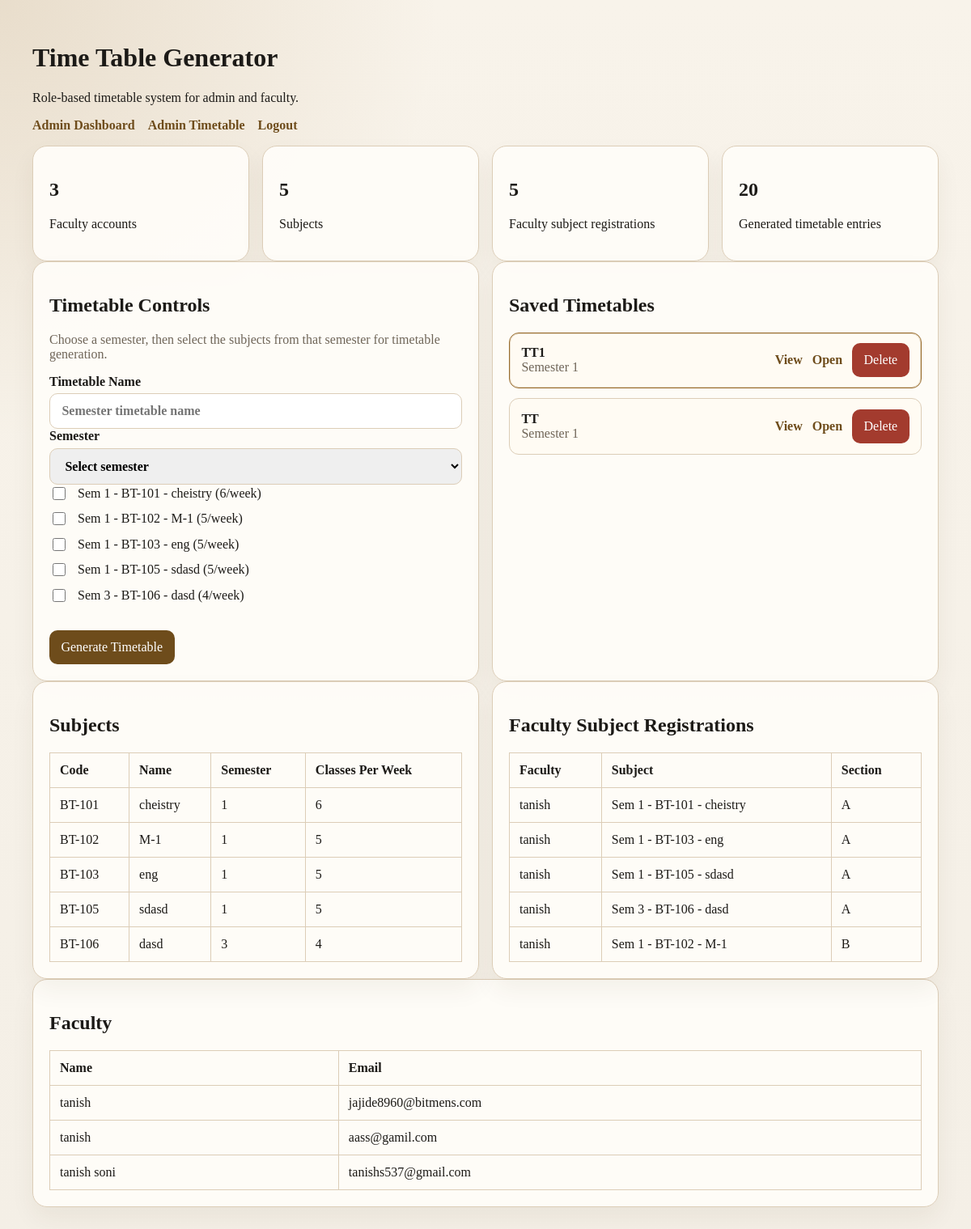
The page /admin (signed in) on the database its author committed.
### app/models.py (models this page shows)
class Subject(db.Model):
    id = db.Column(db.Integer, primary_key=True)
    code = db.Column(db.String(30), nullable=False, unique=True)
    name = db.Column(db.String(120), nullable=False)
    semester = db.Column(db.Integer, nullable=False, default=1)
    weekly_slots = db.Column(db.Integer, nullable=False, default=3)
    registrations = db.relationship(
        "FacultySubjectRegistration",
        back_populates="subject",
        cascade="all, delete-orphan",
    )

class TimetableBatch(db.Model):
    id = db.Column(db.Integer, primary_key=True)
    name = db.Column(db.String(150), nullable=False)
    semester = db.Column(db.Integer, nullable=False)
    created_at = db.Column(db.DateTime, nullable=False, server_default=db.func.now())
    entries = db.relationship(
        "TimetableEntry",
        back_populates="batch",
        cascade="all, delete-orphan",
    )

class FacultySubjectRegistration(db.Model):
    id = db.Column(db.Integer, primary_key=True)
    faculty_id = db.Column(db.Integer, db.ForeignKey("faculty.id"), nullable=False)
    subject_id = db.Column(db.Integer, db.ForeignKey("subject.id"), nullable=False)
    preferred_section = db.Column(db.String(30), nullable=False, default="A")
    status = db.Column(db.String(20), nullable=False, default="approved")
    faculty = db.relationship("Faculty", back_populates="registrations")
    subject = db.relationship("Subject", back_populates="registrations")
    __table_args__ = (
        db.UniqueConstraint(
            "faculty_id",
            "subject_id",
            "preferred_section",
            name="uq_faculty_subject_section",
        ),
    )

class Faculty(db.Model):
    id = db.Column(db.Integer, primary_key=True)
    name = db.Column(db.String(120), nullable=False,)
    email = db.Column(db.String(120), nullable=True, unique=True)
    user_id = db.Column(db.Integer, db.ForeignKey("user.id"), nullable=True, unique=True)
    user = db.relationship("User", back_populates="faculty_profile")
    registrations = db.relationship(
        "FacultySubjectRegistration",
        back_populates="faculty",
        cascade="all, delete-orphan",
    )

### app/routes.py (the view)
@main.route("/admin", methods=["GET"])
def admin_dashboard():
    user = current_user()
    if not user or user.role != "admin":
        flash("Admin login required.", "error")
        return redirect(url_for("main.login"))
    subjects = Subject.query.order_by(Subject.code).all()
    semesters = available_semesters()
    batches = available_batches()
    selected_batch_id = request.args.get("batch_id", type=int)
    selected_batch = None
    if selected_batch_id:
        selected_batch = TimetableBatch.query.get(selected_batch_id)
    if not selected_batch:
        selected_batch = batches[0] if batches else None
    faculties = Faculty.query.order_by(Faculty.name).all()
    registrations = (
        FacultySubjectRegistration.query.order_by(
            FacultySubjectRegistration.preferred_section, FacultySubjectRegistration.id
        ).all()
    )
    entries = []
    if selected_batch:
        entries = (
            TimetableEntry.query.filter_by(batch_id=selected_batch.id)
            .order_by(TimetableEntry.section, TimetableEntry.day, TimetableEntry.time_slot)
            .all()
        )
    return render_template(
        "admin_dashboard.html",
        subjects=subjects,
        semesters=semesters,
        batches=batches,
        selected_batch=selected_batch,
        faculties=faculties,
        registrations=registrations,
        timetable_entries=entries,
        faculty_count=len(faculties),
        subject_count=len(subjects),
        registration_count=len(registrations),
        timetable_count=len(entries),
    )

### app/routes.py (called while the page is built)
def current_user():
    user_id = session.get("user_id")
    if not user_id:
        return None
    return User.query.get(user_id)

def available_semesters():
    semester_rows = (
        db.session.query(Subject.semester).distinct().order_by(Subject.semester).all()
    )
    return [row[0] for row in semester_rows]

def available_batches():
    return TimetableBatch.query.order_by(
        TimetableBatch.created_at.desc(), TimetableBatch.id.desc()
    ).all()

### app/templates/admin_dashboard.html (shortened to what this page needs)
{% extends "base.html" %}
{% block content %}
<section class="grid stats">
    <article class="card">
        <h2>{{ faculty_count }}</h2>
        <p>Faculty accounts</p>
    </article>
    <article class="card">
        <h2>{{ subject_count }}</h2>
        <p>Subjects</p>
    </article>
    <article class="card">
        <h2>{{ registration_count }}</h2>
        <p>Faculty subject registrations</p>
    </article>
    <article class="card">
        <h2>{{ timetable_count }}</h2>
        <p>Generated timetable entries</p>
    </article>
</section>
<section class="grid two-col">
    <article class="card">
        <h2>Timetable Controls</h2>
        <p class="muted">Choose a semester, then select the subjects from that semester for timetable generation.</p>
        <form method="post" action="{{ url_for('main.generate') }}">
            <label>Timetable Name
                <input type="text" name="batch_name" placeholder="Semester timetable name">
            </label>
            <label>Semester
                <select name="semester" id="semester-filter" required>
                    <option value="">Select semester</option>
                </select>
            </label>
            <div class="subject-picker">
                {% for subject in subjects %}
                    <label class="check-row" data-semester="{{ subject.semester }}">
                        <input type="checkbox" name="subject_ids" value="{{ subject.id }}">
                        <span>Sem {{ subject.semester }} - {{ subject.code }} - {{ subject.name }} ({{ subject.weekly_slots }}/week)</span>
                    </label>
                {% else %}
                    <p class="muted">No subjects available.</p>
                {% endfor %}
            </div>
            <button type="submit" class="secondary">Generate Timetable</button>
        </form>
    </article>
    <article class="card">
        <h2>Saved Timetables</h2>
        <div class="saved-list">
            {% for batch in batches %}
                <div class="saved-row {% if selected_batch and selected_batch.id == batch.id %}active{% endif %}">
                    <div>
                        <strong>{{ batch.name }}</strong><br>
                        <span class="muted">Semester {{ batch.semester }}</span>
                    </div>
                    <div class="row-actions">
                        <a href="{{ url_for('main.admin_dashboard', batch_id=batch.id) }}">View</a>
                        <a href="{{ url_for('main.admin_timetable', batch_id=batch.id) }}">Open</a>
                        <form method="post" action="{{ url_for('main.delete_timetable', batch_id=batch.id) }}">
                            <button type="submit" class="danger">Delete</button>
                        </form>
                    </div>
                </div>
            {% else %}
                <p class="muted">No saved timetables yet.</p>
            {% endfor %}
        </div>
    </article>
</section>
<section class="grid two-col">
    <article class="card">
        <h2>Subjects</h2>
        <table>
            <thead>
                <tr>
                    <th>Code</th>
                    <th>Name</th>
                    <th>Semester</th>
                    <th>Classes Per Week</th>
                </tr>
            </thead>
            <tbody>
                {% for subject in subjects %}
                    <tr>
                        <td>{{ subject.code }}</td>
                        <td>{{ subject.name }}</td>
                        <td>{{ subject.semester }}</td>
                        <td>{{ subject.weekly_slots }}</td>
                    </tr>
                {% else %}
                    <tr>
                        <td colspan="4">No subjects created yet.</td>
                    </tr>
                {% endfor %}
            </tbody>
        </table>
    </article>
    <article class="card">
        <h2>Faculty Subject Registrations</h2>
        <table>
            <thead>
                <tr>
                    <th>Faculty</th>
                    <th>Subject</th>
                    <th>Section</th>
                </tr>
            </thead>
            <tbody>
                {% for item in registrations %}
                    <tr>
                        <td>{{ item.faculty.name }}</td>
                        <td>Sem {{ item.subject.semester }} - {{ item.subject.code }} - {{ item.subject.name }}</td>
                        <td>{{ item.preferred_section }}</td>
                    </tr>
                {% else %}
                    <tr>
                        <td colspan="3">No faculty registrations yet.</td>
                    </tr>
                {% endfor %}
            </tbody>
        </table>
    </article>
</section>
<section class="card">
    <h2>Faculty</h2>
    <table>
        <thead>
            <tr>
                <th>Name</th>
                <th>Email</th>
            </tr>
        </thead>
        <tbody>
            {% for faculty in faculties %}
                <tr>
                    <td>{{ faculty.name }}</td>
                    <td>{{ faculty.email }}</td>
                </tr>
            {% else %}
                <tr>
                    <td colspan="2">No faculty accounts yet.</td>
                </tr>
            {% endfor %}
        </tbody>
    </table>
</section>
{% endblock %}

### app/static/styles.css (style rules this page uses)
:root { --bg: #f4efe6; --surface: #fffdf9; --ink: #1c1a17; --muted: #6f6558; --primary: #986c2d; --primary-dark: #6e4c1b; --border: #dccdb7; --success: #deefe2; --warning: #fff3d6; --error: #f8dddd; }
* { box-sizing: border-box; }
body { margin: 0; font-family: Georgia, "Times New Roman", serif; background: radial-gradient(circle at top left, rgba(152, 108, 45, 0.16), transparent 28%), linear-gradient(180deg, #f8f3ea, var(--bg)); color: var(--ink); }
.grid { display: grid; gap: 1rem; }
.stats { grid-template-columns: repeat(auto-fit, minmax(180px, 1fr)); }
.two-col { grid-template-columns: repeat(auto-fit, minmax(320px, 1fr)); }
.card { background: rgba(255, 253, 249, 0.92); border: 1px solid var(--border); border-radius: 18px; padding: 1.25rem; box-shadow: 0 14px 30px rgba(61, 43, 18, 0.06); }
label { display: grid; gap: 0.35rem; font-weight: 700; }
input, select, button { font: inherit; padding: 0.75rem 0.9rem; border-radius: 10px; border: 1px solid var(--border); }
input[type="checkbox"] { width: 1rem; height: 1rem; padding: 0; }
button { background: var(--primary); color: white; border: none; cursor: pointer; }
button.secondary { margin-top: 1rem; background: var(--primary-dark); }
button.danger { background: #a33b2e; }
table { width: 100%; border-collapse: collapse; }
th, td { border: 1px solid var(--border); padding: 0.75rem; text-align: left; vertical-align: top; }
.muted { color: var(--muted); }
.subject-picker { display: grid; gap: 0.6rem; max-height: 280px; overflow: auto; margin-bottom: 1rem; padding-right: 0.25rem; }
.check-row { display: flex; align-items: center; gap: 0.75rem; font-weight: 400; }
.saved-list { display: grid; gap: 0.75rem; }
.saved-row { display: flex; justify-content: space-between; gap: 1rem; align-items: center; padding: 0.8rem 0.9rem; border: 1px solid var(--border); border-radius: 12px; background: rgba(255, 251, 244, 0.92); }
.saved-row.active { border-color: var(--primary); box-shadow: inset 0 0 0 1px rgba(152, 108, 45, 0.25); }
.row-actions { display: flex; align-items: center; gap: 0.75rem; flex-wrap: wrap; }
.row-actions a { color: var(--primary-dark); text-decoration: none; font-weight: 700; }
.row-actions form { margin: 0; }

### rows shown on the page
Subject: semester "1", code "BT-101", name "cheistry", weekly_slots "6"
Subject: semester "1", code "BT-102", name "M-1", weekly_slots "5"
Subject: semester "1", code "BT-103", name "eng", weekly_slots "5"
Subject: semester "1", code "BT-105", name "sdasd", weekly_slots "5"
Subject: semester "3", code "BT-106", name "dasd", weekly_slots "4"
TimetableBatch: name "TT1", semester "1"
TimetableBatch: name "TT", semester "1"
FacultySubjectRegistration: faculty.name "tanish", subject.semester "1", subject.code "BT-101", subject.name "cheistry", preferred_section "A"
FacultySubjectRegistration: faculty.name "tanish", subject.semester "1", subject.code "BT-103", subject.name "eng", preferred_section "A"
FacultySubjectRegistration: faculty.name "tanish", subject.semester "1", subject.code "BT-105", subject.name "sdasd", preferred_section "A"
FacultySubjectRegistration: faculty.name "tanish", subject.semester "3", subject.code "BT-106", subject.name "dasd", preferred_section "A"
FacultySubjectRegistration: faculty.name "tanish", subject.semester "1", subject.code "BT-102", subject.name "M-1", preferred_section "B"
Faculty: name "tanish", email "jajide8960@bitmens.com"
Faculty: name "tanish", email "aass@gamil.com"
Faculty: name "tanish soni", email "tanishs537@gmail.com"

### other values the page prints
{{ faculty_count }} "3"
{{ subject_count }} "5"
{{ registration_count }} "5"
{{ timetable_count }} "20"
